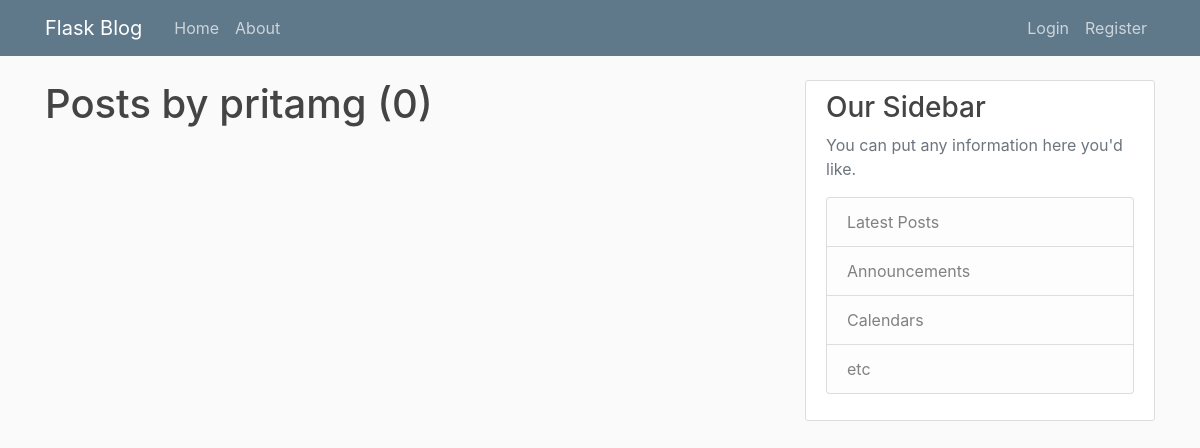
The page /user/pritamg on the database as committed earlier.
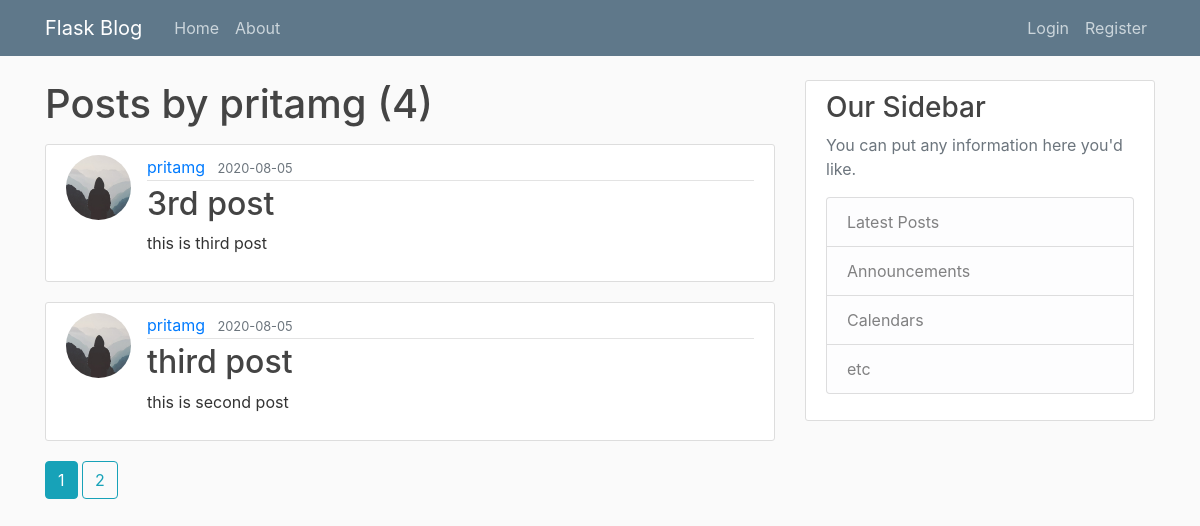
The same page on the database as committed later.
### flaskblog/models.py (models this page shows, shortened)
class User(db.Model, UserMixin):
    id = db.Column(db.Integer, primary_key=True)
    username = db.Column(db.String(20), unique=True, nullable=False)
    email = db.Column(db.String(120), unique=True, nullable=False)
    image_file = db.Column(db.String(20), nullable=False, default='default.jpg')
    password = db.Column(db.String(60), nullable=False)
    posts = db.relationship('Post', backref='author', lazy=True)

class Post(db.Model):
    id = db.Column(db.Integer, primary_key=True)
    title = db.Column(db.String(100), nullable=False)
    date_posted = db.Column(db.DateTime, nullable=False, default = datetime.utcnow)
    content = db.Column(db.Text, nullable=False)
    user_id = db.Column(db.Integer, db.ForeignKey('user.id'), nullable=False)

### flaskblog/routes.py (the view)
@app.route("/user/<string:username>")
def user_posts(username):
    page = request.args.get('page', 1, type=int)
    user = User.query.filter_by(username=username).first_or_404()
    posts = Post.query.filter_by(author=user).order_by(Post.date_posted.desc()).paginate(page=page, per_page=2)
    return render_template('user_posts.html', posts=posts, user=user)

### flaskblog/templates/user_posts.html
{% extends "layout.html" %}
{% block content %}
    <h1 class="mb-3">Posts by {{ user.username }} ({{ posts.total }})</h1>
    {% for post in posts.items %}
       <article class="media content-section">
           <img class="rounded-circle article-img" src="{{ url_for('static', filename='profile_pics/' + post.author.image_file) }}">
          <div class="media-body">
            <div class="article-metadata">
              <a class="mr-2" href="{{ url_for('user_posts', username=post.author.username) }}">{{ post.author.username }}</a>
              <small class="text-muted">{{ post.date_posted.strftime('%Y-%m-%d') }}</small>
            </div>
            <h2><a class="article-title" href="{{ url_for('post', post_id=post.id ) }}">{{ post.title }}</a></h2>
            <p class="article-content">{{ post.content }}</p>
          </div>
        </article>
    {% endfor %}
    {% for page_num in posts.iter_pages(left_edge=1, right_edge=1, left_current=1, right_current=2) %}
        {% if page_num %}
            {% if posts.page == page_num %}
                <a class="btn btn-info mb-4" href="{{ url_for('user_posts',username=user.username, page=page_num) }}">{{ page_num }}</a>
            {% else %}
                <a class="btn btn-outline-info mb-4" href="{{ url_for('user_posts',username=user.username, page=page_num) }}">{{ page_num }}</a>
            {% endif %}
        {% else %}
            ...
        {% endif %}
    {% endfor %}
{% endblock content %}

### flaskblog/templates/layout.html (shortened to what this page needs)
<!DOCTYPE html>
<html>
<head>
    <link rel="stylesheet" href="https://maxcdn.bootstrapcdn.com/bootstrap/4.0.0/css/bootstrap.min.css">
    <link rel="stylesheet" type="text/css" href="{{ url_for('static', filename='main.css') }}">
</head>
<body>
    <header class="site-header">
      <nav class="navbar navbar-expand-md navbar-dark bg-steel fixed-top">
        <div class="container">
          <a class="navbar-brand mr-4" href="/">Flask Blog</a>
          <div class="collapse navbar-collapse" id="navbarToggle">
            <div class="navbar-nav mr-auto">
              <a class="nav-item nav-link" href="{{ url_for('home') }}">Home</a>
              <a class="nav-item nav-link" href="{{ url_for('about') }}">About</a>
            </div>
            <div class="navbar-nav">
                {% if current_user.is_authenticated %}
                     <a class="nav-item nav-link" href="{{ url_for('new_post') }}">New Post</a>
                     <a class="nav-item nav-link" href="{{ url_for('account') }}">Accounts</a>
                     <a class="nav-item nav-link" href="{{ url_for('logout') }}">Logout</a>
                {% else %}
                    <a class="nav-item nav-link" href="{{ url_for('login') }}">Login</a>
                    <a class="nav-item nav-link" href="{{ url_for('register') }}">Register</a>
                {% endif %}
            </div>
          </div>
        </div>
      </nav>
    </header>
    <main role="main" class="container">
      <div class="row">
        <div class="col-md-8">
          {% block content %}{% endblock %}
        </div>
        <div class="col-md-4">
          <div class="content-section">
            <h3>Our Sidebar</h3>
            <p class='text-muted'>You can put any information here you'd like.
              <ul class="list-group">
                <li class="list-group-item list-group-item-light">Latest Posts</li>
                <li class="list-group-item list-group-item-light">Announcements</li>
                <li class="list-group-item list-group-item-light">Calendars</li>
                <li class="list-group-item list-group-item-light">etc</li>
              </ul>
            </p>
          </div>
        </div>
      </div>
    </main>
</body>
</html>

### flaskblog/static/main.css (style rules this page uses)
body { background: #fafafa; color: #333333; margin-top: 5rem; }
h1, h2, h3, h4, h5, h6 { color: #444444; }
.bg-steel { background-color: #5f788a; }
.site-header .navbar-nav .nav-link { color: #cbd5db; }
.content-section { background: #ffffff; padding: 10px 20px; border: 1px solid #dddddd; border-radius: 3px; margin-bottom: 20px; }
.article-title { color: #444444; }
.article-content { white-space: pre-line; }
.article-img { height: 65px; width: 65px; margin-right: 16px; }
.article-metadata { padding-bottom: 1px; margin-bottom: 4px; border-bottom: 1px solid #e3e3e3 }

Rows that differ between the two databases and show on the page:
added Post: image_file (placeholder picture), author.username "pritamg", date_posted "2020-08-05", title "3rd post", content "this is third post"
added Post: image_file (placeholder picture), author.username "pritamg", date_posted "2020-08-05", title "third post", content "this is second post"
Other text that changed with them:
{{ posts.total }}: "0" → "4"
new list line: "1"
new list line: "2"
